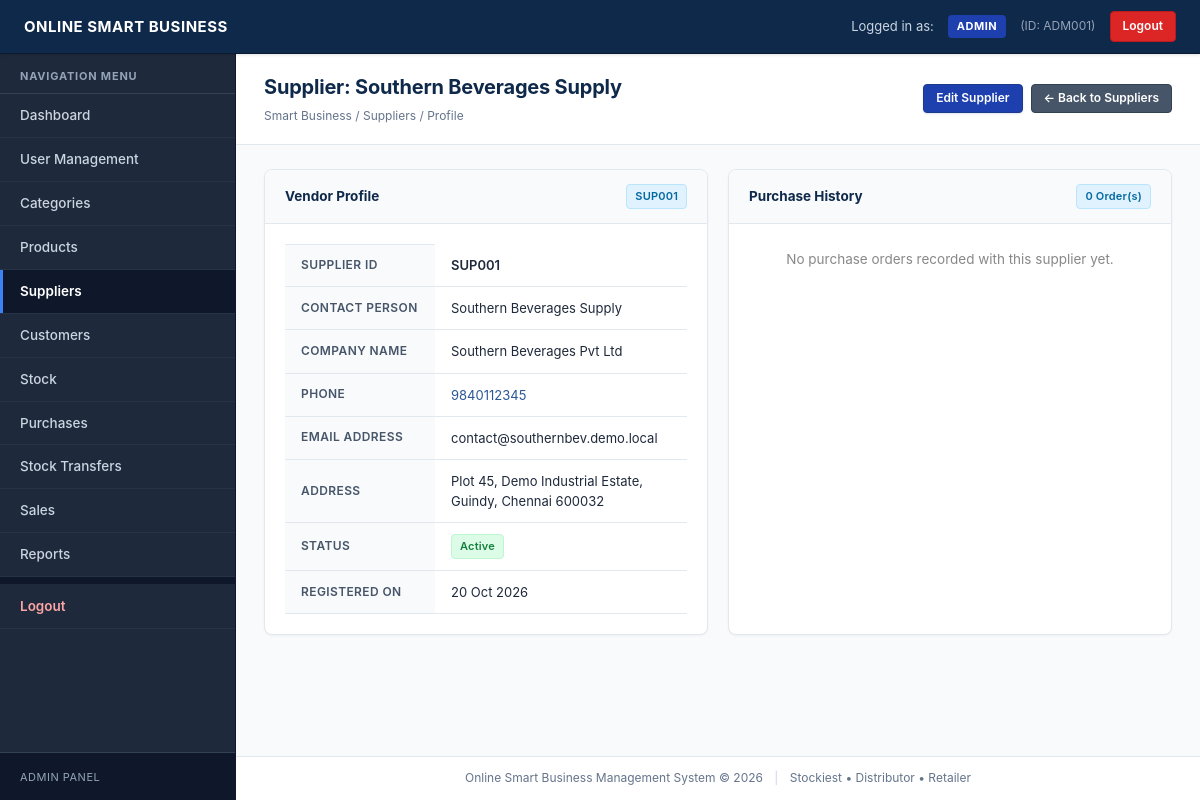
The app's page /suppliers/view.php?id=10 (signed in) with its own data.
### tables this page shows
CREATE TABLE IF NOT EXISTS `suppliers` (
    `id` INT(11) NOT NULL AUTO_INCREMENT,
    `supplier_id` VARCHAR(50) NOT NULL UNIQUE,
    `supplier_name` VARCHAR(100) NOT NULL,
    `company_name` VARCHAR(150) DEFAULT NULL,
    `phone` VARCHAR(20) NOT NULL,
    `email` VARCHAR(100) DEFAULT NULL,
    `address` TEXT DEFAULT NULL,
    `status` ENUM('Active', 'Inactive') DEFAULT 'Active',
    `created_at` TIMESTAMP NOT NULL DEFAULT CURRENT_TIMESTAMP,
    PRIMARY KEY (`id`)
);

### includes/auth.php (called while the page is built, shortened)
<?php
function e($str) {
    return htmlspecialchars((string)($str ?? ''), ENT_QUOTES, 'UTF-8');
}
?>

### suppliers/view.php (the view, shortened to what this page needs)
<?php
require_once '../config/database.php';
require_once '../includes/auth.php';
$id = (int)($_GET['id'] ?? 0);
$stmt = mysqli_prepare($conn, "SELECT * FROM suppliers WHERE id = ? LIMIT 1");
mysqli_stmt_bind_param($stmt, "i", $id);
mysqli_stmt_execute($stmt);
$res = mysqli_stmt_get_result($stmt);
$supplier = mysqli_fetch_assoc($res);
$purch_query = "SELECT p.*, u.full_name as purchaser_name
                FROM purchases p
                JOIN users u ON p.user_id = u.id
                WHERE p.supplier_id = ?
                ORDER BY p.purchase_date DESC";
$p_stmt = mysqli_prepare($conn, $purch_query);
mysqli_stmt_bind_param($p_stmt, "i", $id);
mysqli_stmt_execute($p_stmt);
$purchases_res = mysqli_stmt_get_result($p_stmt);
include '../includes/header.php';
?>
<div class="page-header">
    <div>
        <h1>Supplier: <?php echo e($supplier['supplier_name']); ?></h1>
        <div class="page-breadcrumb">Smart Business / Suppliers / Profile</div>
    </div>
    <div style="display: flex; gap: 8px;">
        <a href="edit.php?id=<?php echo e($supplier['id']); ?>" class="btn btn-primary btn-sm">Edit Supplier</a>
        <a href="index.php" class="btn btn-secondary btn-sm">&larr; Back to Suppliers</a>
    </div>
</div>
<div class="page-content">
    <div class="grid-row">
        <div class="grid-col-6">
            <div class="card">
                <div class="card-header">
                    <span>Vendor Profile</span>
                    <span class="badge badge-info"><?php echo e($supplier['supplier_id']); ?></span>
                </div>
                <div class="card-body">
                    <table class="data-table">
                        <tr>
                            <th style="width: 150px;">Supplier ID</th>
                            <td><strong><?php echo e($supplier['supplier_id']); ?></strong></td>
                        </tr>
                        <tr>
                            <th>Contact Person</th>
                            <td><?php echo e($supplier['supplier_name']); ?></td>
                        </tr>
                        <tr>
                            <th>Company Name</th>
                            <td><?php echo e($supplier['company_name'] ?? '—'); ?></td>
                        </tr>
                        <tr>
                            <th>Phone</th>
                            <td><a href="tel:<?php echo e($supplier['phone']); ?>" style="color:#2b5797; text-decoration:none;"><?php echo e($supplier['phone']); ?></a></td>
                        </tr>
                        <tr>
                            <th>Email Address</th>
                            <td><?php echo e($supplier['email'] ?? '—'); ?></td>
                        </tr>
                        <tr>
                            <th>Address</th>
                            <td><?php echo nl2br(e($supplier['address'] ?? '—')); ?></td>
                        </tr>
                        <tr>
                            <th>Status</th>
                            <td>
                                <?php if ($supplier['status'] === 'Active'): ?>
                                    <span class="badge badge-success">Active</span>
                                <?php else: ?>
                                    <span class="badge badge-danger">Inactive</span>
                                <?php endif; ?>
                            </td>
                        </tr>
                        <tr>
                            <th>Registered On</th>
                            <td><?php echo date('d M Y', strtotime($supplier['created_at'])); ?></td>
                        </tr>
                    </table>
                </div>
            </div>
        </div>
        <div class="grid-col-6">
            <div class="card">
                <div class="card-header">
                    <span>Purchase History</span>
                    <span class="badge badge-info"><?php echo mysqli_num_rows($purchases_res); ?> Order(s)</span>
                </div>
                <div class="card-body" style="padding: 0;">
                    <?php if (mysqli_num_rows($purchases_res) === 0): ?>
                        <div style="padding: 25px; text-align: center; color: #888;">
                            No purchase orders recorded with this supplier yet.
                        </div>
                    <?php endif; ?>
                </div>
            </div>
        </div>
    </div>
</div>
<?php
include '../includes/footer.php';
?>

### assets/css/style.css (style rules this page uses)
html, body { height: 100%; }
*, *::before, *::after { margin: 0; padding: 0; box-sizing: border-box; }
body { font-family: -apple-system, BlinkMacSystemFont, "Segoe UI", Roboto, "Helvetica Neue", Arial, sans-serif; font-size: 13.5px; line-height: 1.55; color: #1e293b; background-color: #f8fafc; -webkit-font-smoothing: antialiased; -moz-osx-font-smoothing: grayscale; }
.btn { display: inline-block; padding: 9px 16px; font-size: 13px; font-family: inherit; font-weight: 600; text-align: center; text-decoration: none; border: 1px solid transparent; border-radius: 5px; cursor: pointer; transition: all 0.15s ease; line-height: 1.4; }
.btn-primary { background-color: #1e40af; color: #ffffff; border-color: #1e3a8a; box-shadow: 0 1px 2px rgba(30, 64, 175, 0.15); }
.btn-secondary { background-color: #475569; color: #ffffff; border-color: #334155; }
.btn-sm { padding: 5px 12px; font-size: 12px; border-radius: 4px; }
.page-header { background-color: #ffffff; padding: 18px 28px; border-bottom: 1px solid #e2e8f0; display: flex; justify-content: space-between; align-items: center; width: 100%; box-sizing: border-box; flex-shrink: 0; }
.page-header h1 { font-size: 20px; font-weight: 700; color: #0f294a; margin: 0; letter-spacing: -0.2px; }
.page-breadcrumb { font-size: 12px; color: #64748b; margin-top: 4px; }
.page-content { padding: 24px 28px; flex: 1 0 auto; width: 100%; box-sizing: border-box; }
.card { background: #ffffff; border: 1px solid #e2e8f0; border-radius: 8px; margin-bottom: 24px; box-shadow: 0 1px 3px 0 rgba(0, 0, 0, 0.04), 0 1px 2px -1px rgba(0, 0, 0, 0.04); display: flex; flex-direction: column; overflow: hidden; width: 100%; box-sizing: border-box; }
.card-header { background-color: #f8fafc; border-bottom: 1px solid #e2e8f0; padding: 14px 20px; font-weight: 700; font-size: 13.5px; color: #0f294a; display: flex; justify-content: space-between; align-items: center; }
.card-body { padding: 20px; flex: 1; }
.grid-row { display: grid; grid-template-columns: repeat(2, minmax(0, 1fr)); gap: 20px; margin-bottom: 24px; width: 100%; box-sizing: border-box; }
.grid-col-6 { min-width: 0; display: flex; flex-direction: column; }
.grid-col-6 .card { flex: 1; display: flex; flex-direction: column; margin-bottom: 0; height: 100%; }
.grid-col-6 .card .card-body { flex: 1; }
.data-table { width: 100%; border-collapse: collapse; font-size: 13px; color: #1e293b; margin: 0; }
.data-table th, .data-table td { padding: 11px 16px; border-bottom: 1px solid #e2e8f0; text-align: left; vertical-align: middle; }
.data-table th { background-color: #f8fafc; font-weight: 600; font-size: 12px; color: #475569; text-transform: uppercase; letter-spacing: 0.4px; border-top: 1px solid #e2e8f0; }
.data-table td strong { font-weight: 600; }
.badge { display: inline-block; padding: 3px 8px; font-size: 11px; font-weight: 600; border-radius: 4px; letter-spacing: 0.2px; }
.badge-success { background-color: #dcfce7; color: #15803d; border: 1px solid #bbf7d0; }
.badge-info { background-color: #e0f2fe; color: #0369a1; border: 1px solid #bae6fd; }

### records on screen
suppliers: supplier_name "Southern Beverages Supply", supplier "SUP001", company_name "Southern Beverages Pvt Ltd", phone "9840112345", email "contact@southernbev.demo.local", address "Plot 45, Demo Industrial Estate, Guindy, Chennai 600032", created_at "20 Oct 2026"

### other values on screen
$current_user['role_name'] "ADMIN"
$current_user['user_id'] "ADM001"
mysqli_num_rows($purchases_res) "0"
